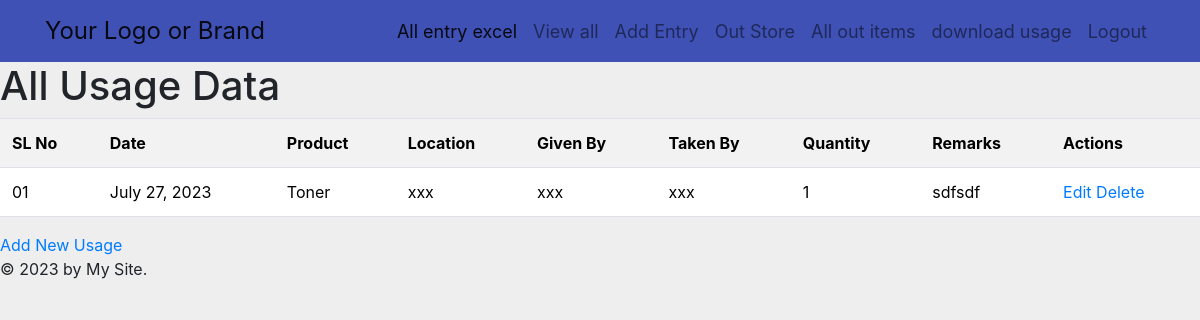
The app's page /store/all_usage/ (signed in) with its own data.
### store/models.py (models this page shows, shortened)
class Usage(models.Model):
    sl_no = models.CharField(max_length=50)
    date = models.DateField()
    product = models.ForeignKey(StoreEntry, on_delete=models.CASCADE)
    location = models.CharField(max_length=100)
    given_by = models.CharField(max_length=100)
    taken_by = models.CharField(max_length=100)
    quantity = models.IntegerField()
    remarks = models.TextField()

class StoreEntry(models.Model):
    name = models.CharField(max_length=100)
    entry_type = models.CharField(max_length=100)
    model = models.CharField(max_length=100)
    serial_no = models.CharField(max_length=100)
    date = models.DateField()
    quantity = models.IntegerField()
    remarks = models.TextField()
    def __str__(self):
        return self.name

### store/views.py (the view)
# urls.py: path('all_usage/', views.all_usage, name='all_usage'),  # Add this line for displaying all usage data.
@login_required
def all_usage(request):
    usages = Usage.objects.all()
    return render(request, 'store/all_usage.html', {'usages': usages})

### store/templates/store/all_usage.html (shortened to what this page needs)
<!DOCTYPE html>
<html>
<head>
    <link rel="stylesheet" href="https://stackpath.bootstrapcdn.com/bootstrap/5.3.1/css/bootstrap.min.css">
</head>
<body>
    {% extends 'base.html' %}
    {% block content %}
    <h1>All Usage Data</h1>
    <table class="table table-striped table-hover">
        <tr>
            <th>SL No</th>
            <th>Date</th>
            <th>Product</th>
            <th>Location</th>
            <th>Given By</th>
            <th>Taken By</th>
            <th>Quantity</th>
            <th>Remarks</th>
            <th>Actions</th>
        </tr>
        {% for usage in usages %}
        <tr>
            <td>{{ usage.sl_no }}</td>
            <td>{{ usage.date }}</td>
            <td>{{ usage.product }}</td>
            <td>{{ usage.location }}</td>
            <td>{{ usage.given_by }}</td>
            <td>{{ usage.taken_by }}</td>
            <td>{{ usage.quantity }}</td>
            <td>{{ usage.remarks }}</td>
            <td>
                <a href="{% url 'edit_usage' usage.id %}">Edit</a>
                <a href="{% url 'delete_usage' usage.id %}">Delete</a>
            </td>
        </tr>
        {% endfor %}
    </table>
    <a href="{% url 'add_usage' %}">Add New Usage</a>
    {% endblock %}

### lodin/templates/base.html (style rules this page uses)
body { background-color: #eee; }

### records on screen
Usage: sl_no "01", date "July 27, 2023", product "Toner", location "xxx", given_by "xxx", taken_by "xxx", quantity "1", remarks "sdfsdf"
